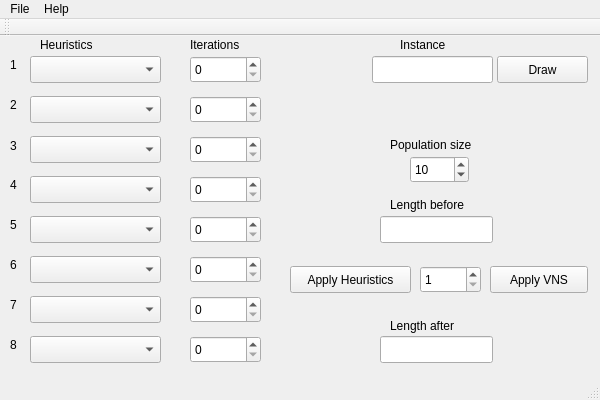
<?xml version="1.0" encoding="UTF-8"?>
<ui version="4.0">
 <class>MainWindow</class>
 <widget class="QMainWindow" name="MainWindow">
  <property name="geometry">
   <rect>
    <x>0</x>
    <y>0</y>
    <width>600</width>
    <height>400</height>
   </rect>
  </property>
  <property name="sizePolicy">
   <sizepolicy hsizetype="Ignored" vsizetype="Ignored">
    <horstretch>0</horstretch>
    <verstretch>0</verstretch>
   </sizepolicy>
  </property>
  <property name="minimumSize">
   <size>
    <width>600</width>
    <height>400</height>
   </size>
  </property>
  <property name="maximumSize">
   <size>
    <width>600</width>
    <height>400</height>
   </size>
  </property>
  <property name="windowTitle">
   <string>TSPPDL Unicen</string>
  </property>
  <widget class="QWidget" name="centralWidget">
   <widget class="QPushButton" name="pushButton">
    <property name="geometry">
     <rect>
      <x>290</x>
      <y>230</y>
      <width>121</width>
      <height>27</height>
     </rect>
    </property>
    <property name="text">
     <string>Apply Heuristics</string>
    </property>
   </widget>
   <widget class="QComboBox" name="comboBox">
    <property name="geometry">
     <rect>
      <x>30</x>
      <y>20</y>
      <width>131</width>
      <height>27</height>
     </rect>
    </property>
   </widget>
   <widget class="QComboBox" name="comboBox_2">
    <property name="geometry">
     <rect>
      <x>30</x>
      <y>60</y>
      <width>131</width>
      <height>27</height>
     </rect>
    </property>
   </widget>
   <widget class="QComboBox" name="comboBox_3">
    <property name="geometry">
     <rect>
      <x>30</x>
      <y>100</y>
      <width>131</width>
      <height>27</height>
     </rect>
    </property>
   </widget>
   <widget class="QComboBox" name="comboBox_4">
    <property name="geometry">
     <rect>
      <x>30</x>
      <y>140</y>
      <width>131</width>
      <height>27</height>
     </rect>
    </property>
   </widget>
   <widget class="QComboBox" name="comboBox_5">
    <property name="geometry">
     <rect>
      <x>30</x>
      <y>180</y>
      <width>131</width>
      <height>27</height>
     </rect>
    </property>
   </widget>
   <widget class="QComboBox" name="comboBox_6">
    <property name="geometry">
     <rect>
      <x>30</x>
      <y>220</y>
      <width>131</width>
      <height>27</height>
     </rect>
    </property>
   </widget>
   <widget class="QComboBox" name="comboBox_7">
    <property name="geometry">
     <rect>
      <x>30</x>
      <y>260</y>
      <width>131</width>
      <height>27</height>
     </rect>
    </property>
   </widget>
   <widget class="QComboBox" name="comboBox_8">
    <property name="geometry">
     <rect>
      <x>30</x>
      <y>300</y>
      <width>131</width>
      <height>27</height>
     </rect>
    </property>
    <property name="currentIndex">
     <number>-1</number>
    </property>
   </widget>
   <widget class="QSpinBox" name="spinBox">
    <property name="geometry">
     <rect>
      <x>190</x>
      <y>20</y>
      <width>71</width>
      <height>27</height>
     </rect>
    </property>
    <property name="maximum">
     <number>9999</number>
    </property>
    <property name="value">
     <number>0</number>
    </property>
   </widget>
   <widget class="QSpinBox" name="spinBox_2">
    <property name="geometry">
     <rect>
      <x>190</x>
      <y>60</y>
      <width>71</width>
      <height>27</height>
     </rect>
    </property>
    <property name="maximum">
     <number>9999</number>
    </property>
   </widget>
   <widget class="QSpinBox" name="spinBox_3">
    <property name="geometry">
     <rect>
      <x>190</x>
      <y>100</y>
      <width>71</width>
      <height>27</height>
     </rect>
    </property>
    <property name="maximum">
     <number>9999</number>
    </property>
   </widget>
   <widget class="QSpinBox" name="spinBox_4">
    <property name="geometry">
     <rect>
      <x>190</x>
      <y>140</y>
      <width>71</width>
      <height>27</height>
     </rect>
    </property>
    <property name="maximum">
     <number>9999</number>
    </property>
   </widget>
   <widget class="QSpinBox" name="spinBox_5">
    <property name="geometry">
     <rect>
      <x>190</x>
      <y>180</y>
      <width>71</width>
      <height>27</height>
     </rect>
    </property>
    <property name="maximum">
     <number>9999</number>
    </property>
   </widget>
   <widget class="QSpinBox" name="spinBox_6">
    <property name="geometry">
     <rect>
      <x>190</x>
      <y>220</y>
      <width>71</width>
      <height>27</height>
     </rect>
    </property>
    <property name="maximum">
     <number>9999</number>
    </property>
   </widget>
   <widget class="QSpinBox" name="spinBox_7">
    <property name="geometry">
     <rect>
      <x>190</x>
      <y>260</y>
      <width>71</width>
      <height>27</height>
     </rect>
    </property>
    <property name="maximum">
     <number>9999</number>
    </property>
   </widget>
   <widget class="QSpinBox" name="spinBox_8">
    <property name="geometry">
     <rect>
      <x>190</x>
      <y>300</y>
      <width>71</width>
      <height>27</height>
     </rect>
    </property>
    <property name="maximum">
     <number>9999</number>
    </property>
   </widget>
   <widget class="QLineEdit" name="lE_Before">
    <property name="geometry">
     <rect>
      <x>380</x>
      <y>180</y>
      <width>113</width>
      <height>27</height>
     </rect>
    </property>
    <property name="readOnly">
     <bool>true</bool>
    </property>
   </widget>
   <widget class="QLabel" name="label">
    <property name="geometry">
     <rect>
      <x>40</x>
      <y>0</y>
      <width>67</width>
      <height>17</height>
     </rect>
    </property>
    <property name="text">
     <string>Heuristics</string>
    </property>
   </widget>
   <widget class="QLabel" name="label_2">
    <property name="geometry">
     <rect>
      <x>190</x>
      <y>0</y>
      <width>67</width>
      <height>17</height>
     </rect>
    </property>
    <property name="text">
     <string>Iterations</string>
    </property>
   </widget>
   <widget class="QLabel" name="label_3">
    <property name="geometry">
     <rect>
      <x>10</x>
      <y>20</y>
      <width>21</width>
      <height>17</height>
     </rect>
    </property>
    <property name="text">
     <string>1</string>
    </property>
   </widget>
   <widget class="QLabel" name="label_4">
    <property name="geometry">
     <rect>
      <x>10</x>
      <y>60</y>
      <width>21</width>
      <height>17</height>
     </rect>
    </property>
    <property name="text">
     <string>2</string>
    </property>
   </widget>
   <widget class="QLabel" name="label_5">
    <property name="geometry">
     <rect>
      <x>10</x>
      <y>100</y>
      <width>16</width>
      <height>20</height>
     </rect>
    </property>
    <property name="text">
     <string>3</string>
    </property>
   </widget>
   <widget class="QLabel" name="label_6">
    <property name="geometry">
     <rect>
      <x>10</x>
      <y>140</y>
      <width>21</width>
      <height>17</height>
     </rect>
    </property>
    <property name="text">
     <string>4</string>
    </property>
   </widget>
   <widget class="QLabel" name="label_7">
    <property name="geometry">
     <rect>
      <x>10</x>
      <y>180</y>
      <width>16</width>
      <height>17</height>
     </rect>
    </property>
    <property name="text">
     <string>5</string>
    </property>
   </widget>
   <widget class="QLabel" name="label_8">
    <property name="geometry">
     <rect>
      <x>10</x>
      <y>220</y>
      <width>21</width>
      <height>17</height>
     </rect>
    </property>
    <property name="text">
     <string>6</string>
    </property>
   </widget>
   <widget class="QLabel" name="label_9">
    <property name="geometry">
     <rect>
      <x>10</x>
      <y>260</y>
      <width>21</width>
      <height>17</height>
     </rect>
    </property>
    <property name="text">
     <string>7</string>
    </property>
   </widget>
   <widget class="QLabel" name="label_10">
    <property name="geometry">
     <rect>
      <x>10</x>
      <y>300</y>
      <width>16</width>
      <height>17</height>
     </rect>
    </property>
    <property name="text">
     <string>8</string>
    </property>
   </widget>
   <widget class="QLineEdit" name="lE_After">
    <property name="geometry">
     <rect>
      <x>380</x>
      <y>300</y>
      <width>113</width>
      <height>27</height>
     </rect>
    </property>
    <property name="readOnly">
     <bool>true</bool>
    </property>
   </widget>
   <widget class="QLabel" name="label_11">
    <property name="geometry">
     <rect>
      <x>390</x>
      <y>160</y>
      <width>101</width>
      <height>17</height>
     </rect>
    </property>
    <property name="text">
     <string>Length before</string>
    </property>
   </widget>
   <widget class="QLabel" name="label_12">
    <property name="geometry">
     <rect>
      <x>390</x>
      <y>280</y>
      <width>91</width>
      <height>20</height>
     </rect>
    </property>
    <property name="text">
     <string>Length after</string>
    </property>
   </widget>
   <widget class="QPushButton" name="pB_Draw">
    <property name="geometry">
     <rect>
      <x>497</x>
      <y>20</y>
      <width>91</width>
      <height>27</height>
     </rect>
    </property>
    <property name="text">
     <string>Draw</string>
    </property>
   </widget>
   <widget class="QSpinBox" name="sB_Total">
    <property name="geometry">
     <rect>
      <x>420</x>
      <y>230</y>
      <width>61</width>
      <height>27</height>
     </rect>
    </property>
    <property name="minimum">
     <number>1</number>
    </property>
    <property name="value">
     <number>1</number>
    </property>
   </widget>
   <widget class="QPushButton" name="pB_VNS">
    <property name="geometry">
     <rect>
      <x>490</x>
      <y>230</y>
      <width>98</width>
      <height>27</height>
     </rect>
    </property>
    <property name="text">
     <string>Apply VNS</string>
    </property>
   </widget>
   <widget class="QSpinBox" name="sB_PopSize">
    <property name="geometry">
     <rect>
      <x>410</x>
      <y>120</y>
      <width>59</width>
      <height>27</height>
     </rect>
    </property>
    <property name="minimum">
     <number>1</number>
    </property>
    <property name="value">
     <number>10</number>
    </property>
   </widget>
   <widget class="QLabel" name="label_14">
    <property name="geometry">
     <rect>
      <x>390</x>
      <y>100</y>
      <width>111</width>
      <height>17</height>
     </rect>
    </property>
    <property name="text">
     <string>Population size</string>
    </property>
   </widget>
   <widget class="QLineEdit" name="lE_Instance">
    <property name="geometry">
     <rect>
      <x>372</x>
      <y>20</y>
      <width>121</width>
      <height>27</height>
     </rect>
    </property>
    <property name="readOnly">
     <bool>true</bool>
    </property>
   </widget>
   <widget class="QLabel" name="label_15">
    <property name="geometry">
     <rect>
      <x>400</x>
      <y>0</y>
      <width>67</width>
      <height>17</height>
     </rect>
    </property>
    <property name="text">
     <string>Instance</string>
    </property>
   </widget>
  </widget>
  <widget class="QMenuBar" name="menuBar">
   <property name="geometry">
    <rect>
     <x>0</x>
     <y>0</y>
     <width>600</width>
     <height>30</height>
    </rect>
   </property>
   <widget class="QMenu" name="menuArchivo">
    <property name="title">
     <string>File</string>
    </property>
    <addaction name="actionAbrir"/>
    <addaction name="actionSave_Tour"/>
   </widget>
   <widget class="QMenu" name="menuAyuda">
    <property name="title">
     <string>Help</string>
    </property>
    <addaction name="actionAcerca_de"/>
   </widget>
   <addaction name="menuArchivo"/>
   <addaction name="menuAyuda"/>
  </widget>
  <widget class="QToolBar" name="mainToolBar">
   <attribute name="toolBarArea">
    <enum>TopToolBarArea</enum>
   </attribute>
   <attribute name="toolBarBreak">
    <bool>false</bool>
   </attribute>
  </widget>
  <widget class="QStatusBar" name="statusBar"/>
  <action name="actionAbrir">
   <property name="text">
    <string>Open...</string>
   </property>
   <property name="iconVisibleInMenu">
    <bool>false</bool>
   </property>
  </action>
  <action name="actionSave_Tour">
   <property name="text">
    <string>Save Tour</string>
   </property>
  </action>
  <action name="actionAcerca_de">
   <property name="text">
    <string>About...</string>
   </property>
  </action>
 </widget>
 <layoutdefault spacing="6" margin="11"/>
 <resources/>
 <connections>
  <connection>
   <sender>actionAbrir</sender>
   <signal>triggered()</signal>
   <receiver>MainWindow</receiver>
   <slot>update()</slot>
   <hints>
    <hint type="sourcelabel">
     <x>-1</x>
     <y>-1</y>
    </hint>
    <hint type="destinationlabel">
     <x>299</x>
     <y>199</y>
    </hint>
   </hints>
  </connection>
 </connections>
</ui>
